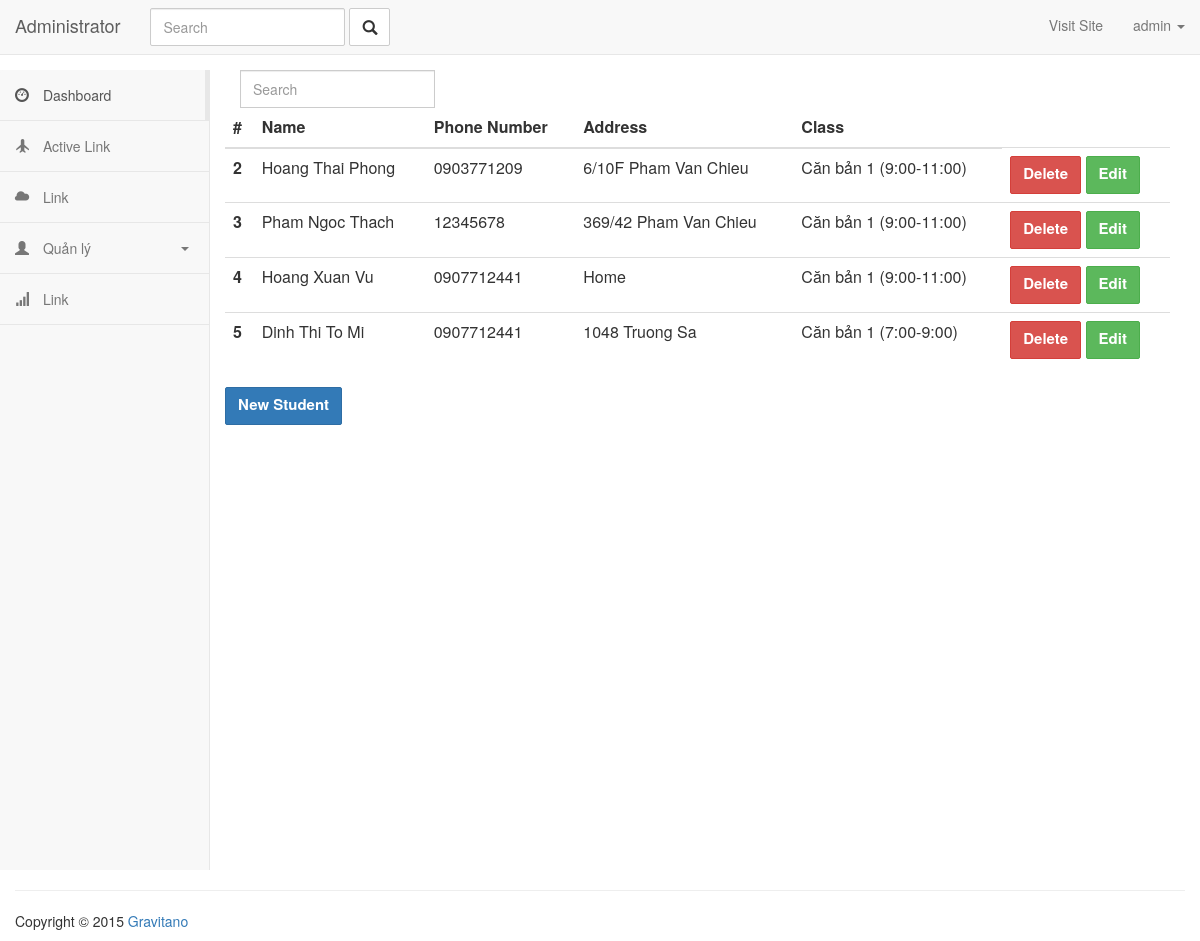
Page /admin/students (signed in) on the earlier database version.
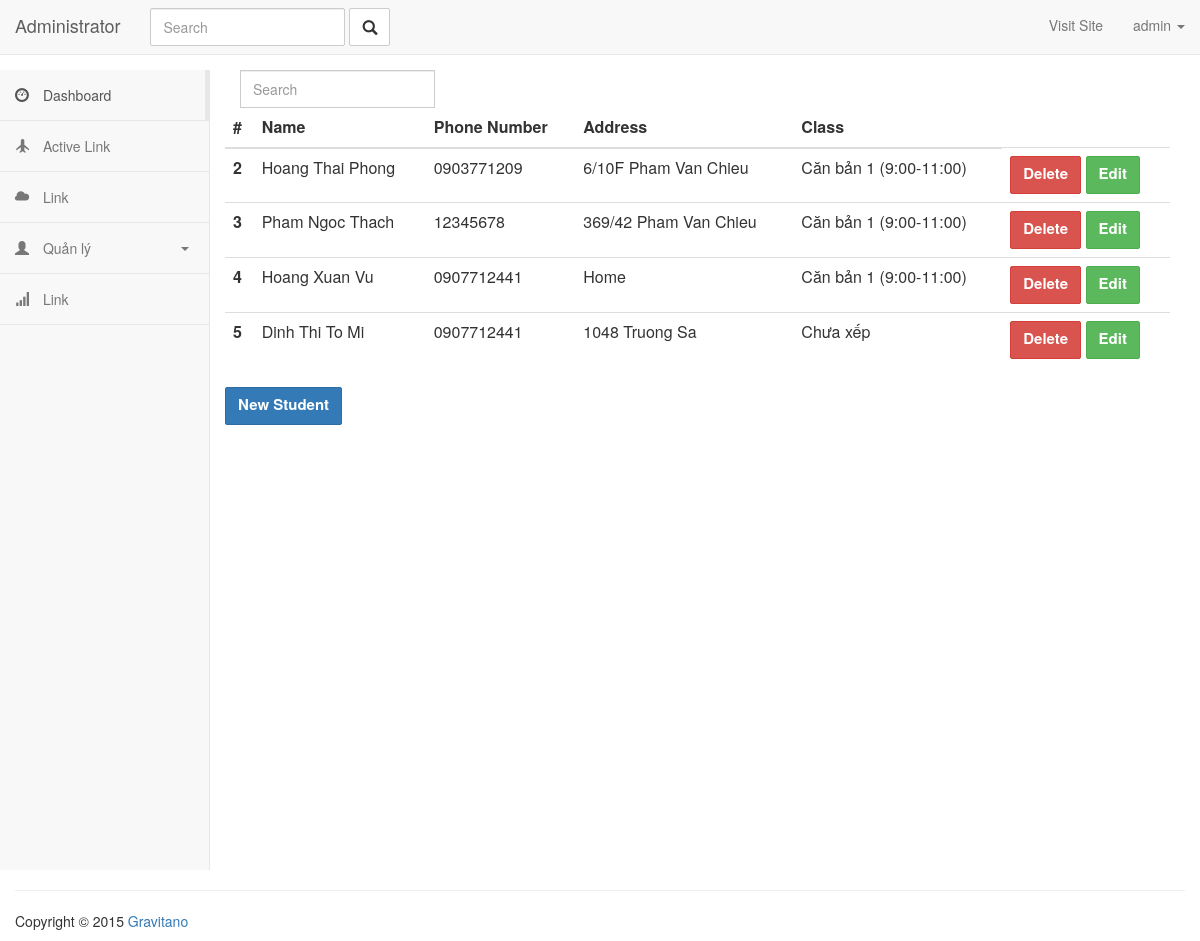
Same page on the later database version.
### app/models.py (models this page shows, shortened)
class User(UserMixin, db.Model):
    __tablename__ = 'users'
    id = db.Column(db.Integer, primary_key=True)
    email = db.Column(db.String(64), unique=True, index=True)
    username = db.Column(db.String(64), unique=True, index=True)
    role_id = db.Column(db.Integer, db.ForeignKey('roles.id'))
    subject = db.relationship('Subject', backref='teacher', lazy='dynamic')
    password_hash = db.Column(db.String(128))
    @property
    def password(self):
        raise AttributeError('password is not a readable attribute')

class Student(db.Model):
    __tablename__ = 'students'
    id = db.Column(db.Integer, primary_key=True)
    name = db.Column(db.String(64))
    phone_number = db.Column(db.String(64))
    address = db.Column(db.String(128))
    subject_id = db.Column(db.Integer, db.ForeignKey('subjects.id'))
    attendances = db.relationship('Attendance', backref='student', lazy='dynamic')

class Subject(db.Model):
    __tablename__ = 'subjects'
    id = db.Column(db.Integer, primary_key=True)
    name = db.Column(db.String(64), unique=True)
    belong_to = db.Column(db.Integer, db.ForeignKey('users.id'))
    students = db.relationship('Student', backref='subject', lazy='dynamic')
    attendances = db.relationship('Attendance', backref='subject', lazy='dynamic')

### app/main/views.py (the view)
@main.route('/admin/students')
@login_required
def getStudents():
    students = Student.query.all()
    return render_template('admin/students.html', students=students)

### app/models.py (called while the page is built)
@login_manager.user_loader
def load_user(user_id):
    return User.query.get(int(user_id))

### app/templates/admin/students.html
{% extends 'admin/admin_base.html' %}
{% block content %}
<div class="col-md-10">
<div class="form-group">
    <div class="col-md-4">
    <div class="input-group">
      <input type="search" class="light-table-filter form-control" data-table="order-table" placeholder="Search">
    </div>
  </div>
</div>
<table class="order-table table">
  <thead class="thead-dark">
    <tr>
      <th scope="col">#</th>
      <th scope="col">Name</th>
      <th scope="col">Phone Number</th>
      <th scope="col">Address</th>
      <th scope="col">Class</th>
    </tr>
  </thead>
  <tbody>
  {% for student in students %}
    <tr>
      <th scope="row">{{student.id}}</th>
      <td>{{student.name}}</td>
      <td>{{student.phone_number}}</td>
      <td>{{ student.address }}</td>
      <td>{{ student.subject.name }}</td>
      <td>
        <a class="btn btn-danger" href="{{ url_for('main.removeStudent', id=student.id) }}">Delete</a>
        <a class="btn btn-success" href="{{ url_for('main.editStudent', id=student.id) }}">Edit</a>
      </td>
    </tr>
  {% endfor %}
  </tbody>
</table>
  <a href="{{ url_for('main.studentAdd') }}" class="btn btn-primary">New Student</a>
</div>
{% endblock %}

### app/templates/admin/admin_base.html (shortened to what this page needs)
<html>
<head>
<link rel="stylesheet" href="https://maxcdn.bootstrapcdn.com/bootstrap/3.3.7/css/bootstrap.min.css">
<link rel="stylesheet" href="{{ url_for('static', filename='css/styles.css') }}">
</head>
<body>
<nav class="navbar navbar-default navbar-static-top">
    <div class="container-fluid">
        <div class="navbar-header">
            <a class="navbar-brand" href="#">
                Administrator
            </a>
        </div>
        <div class="collapse navbar-collapse" id="bs-example-navbar-collapse-1">
            <form class="navbar-form navbar-left" method="GET" role="search">
                <div class="form-group">
                    <input type="text" name="q" class="form-control" placeholder="Search">
                </div>
                <button type="submit" class="btn btn-default"><i class="glyphicon glyphicon-search"></i></button>
            </form>
            <ul class="nav navbar-nav navbar-right">
                <li><a href="http://www.pingpong-labs.com" target="_blank">Visit Site</a></li>
                <li class="dropdown ">
                    <a href="#" class="dropdown-toggle" data-toggle="dropdown" role="button" aria-expanded="false">
                        {% if current_user.is_authenticated %}
                            {{ current_user.username }}
                        {% else %}
                            Account
                        {% endif %}
                        <span class="caret"></span></a>
                </li>
            </ul>
        </div>
    </div>
</nav>
<div class="container-fluid main-container">
    <div class="col-md-2 sidebar">
        <div class="row">
            <div class="side-menu">
                <nav class="navbar navbar-default" role="navigation">
                    <div class="side-menu-container">
                        <ul class="nav navbar-nav">
                            <li class="active"><a href="#"><span class="glyphicon glyphicon-dashboard"></span> Dashboard</a>
                            </li>
                            <li><a href="#"><span class="glyphicon glyphicon-plane"></span> Active Link</a></li>
                            <li><a href="#"><span class="glyphicon glyphicon-cloud"></span> Link</a></li>
                            <li class="panel panel-default" id="dropdown">
                                <a data-toggle="collapse" href="#dropdown-lvl1">
                                    <span class="glyphicon glyphicon-user"></span> Quản lý <span class="caret"></span>
                                </a>
                            </li>
                            <li><a href="#"><span class="glyphicon glyphicon-signal"></span> Link</a></li>
                        </ul>
                    </div>
                </nav>
            </div>
        </div>
    </div>
{% block content %}
{% endblock %}
<footer class="pull-left footer">
        <p class="col-md-12">
        <hr class="divider">
        Copyright &COPY; 2015 <a href="http://www.pingpong-labs.com">Gravitano</a>
        </p>
    </footer>
</div>
</body>
</html>

### app/static/css/styles.css (style rules this page uses)
.form-control, .btn { min-height: 38px; border-radius: 2px; }
.btn { font-size: 15px; font-weight: bold; }
.sidebar { padding-left: 0; }
.main-container { background: #FFF; padding-top: 15px; margin-top: -20px; }
.footer { width: 100%; }
.side-menu { position: relative; width: 100%; height: 100%; background-color: #f8f8f8; border-right: 1px solid #e7e7e7; }
.side-menu .navbar { border: none; }
.side-menu .navbar-nav .active a { background-color: transparent; margin-right: -1px; border-right: 5px solid #e7e7e7; }
.side-menu .navbar-nav li { display: block; width: 100%; border-bottom: 1px solid #e7e7e7; }
.side-menu .navbar-nav li a { padding: 15px; }
.side-menu .navbar-nav li a .glyphicon { padding-right: 10px; }
.side-menu #dropdown { border: 0; margin-bottom: 0; border-radius: 0; background-color: transparent; box-shadow: none; }
.side-menu #dropdown .caret { float: right; margin: 9px 5px 0; }
.side-menu #dropdown > a { border-bottom: 1px solid #e7e7e7; }

Differences in the rows shown:
changed Student "Dinh Thi To Mi": subject.name "Căn bản 1 (7:00-9:00)" → "Chưa xếp"
